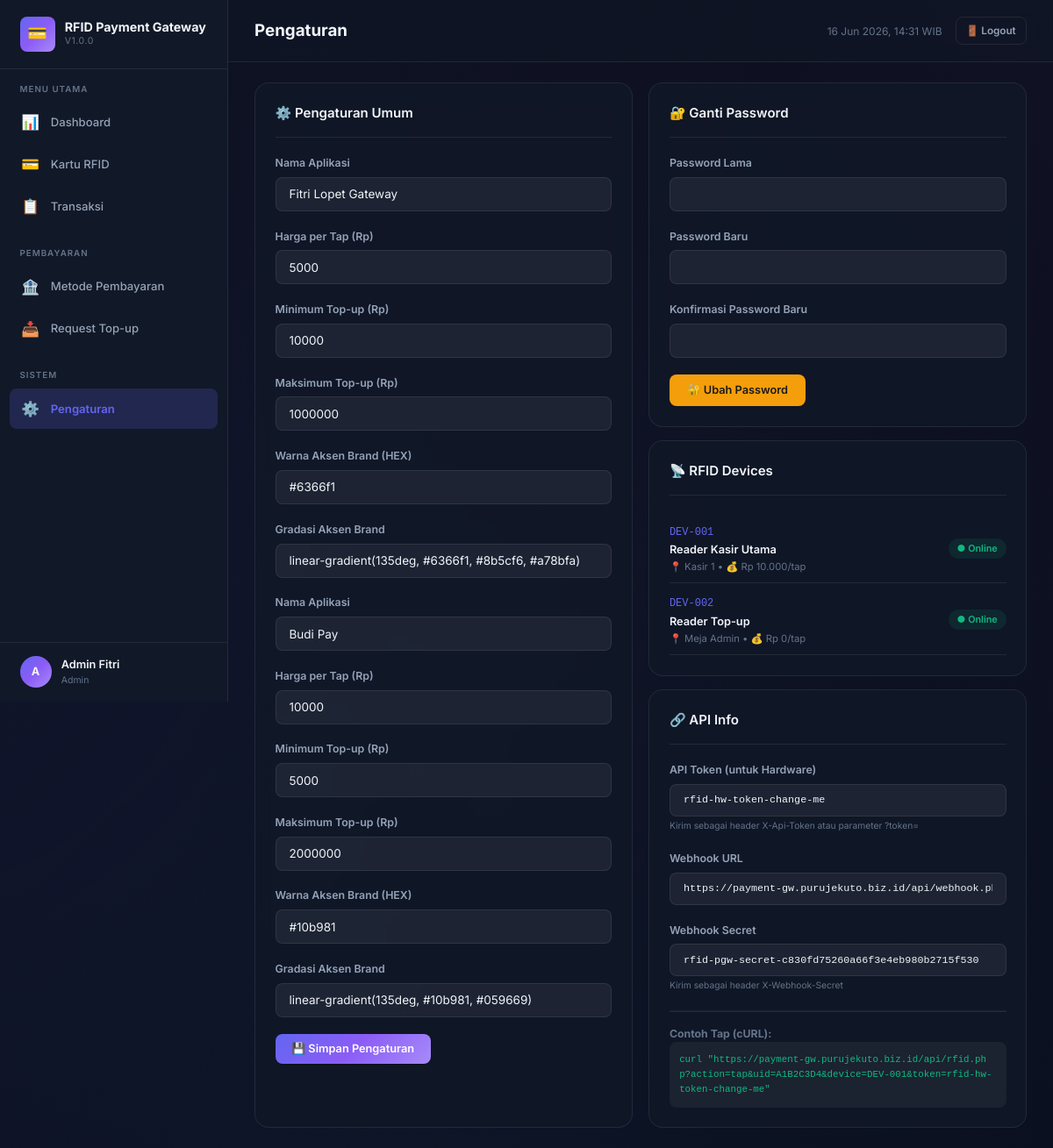
Screenshot of /pages/settings.php (signed in) with the database file from the repository.
### tables this page shows
CREATE TABLE IF NOT EXISTS `settings` (
    `id` INT AUTO_INCREMENT PRIMARY KEY,
    `tenant_id` INT NOT NULL,
    `key` VARCHAR(50) NOT NULL,
    `value` TEXT DEFAULT NULL,
    `label` VARCHAR(100) DEFAULT NULL,
    `type` ENUM('text','number','boolean','textarea') DEFAULT 'text',
    `updated_at` TIMESTAMP DEFAULT CURRENT_TIMESTAMP ON UPDATE CURRENT_TIMESTAMP,
    FOREIGN KEY (`tenant_id`) REFERENCES `tenants`(`id`) ON DELETE CASCADE,
    UNIQUE KEY `key_per_tenant` (`tenant_id`, `key`)
);

CREATE TABLE IF NOT EXISTS `devices` (
    `id` INT AUTO_INCREMENT PRIMARY KEY,
    `tenant_id` INT NOT NULL,
    `device_id` VARCHAR(50) NOT NULL UNIQUE COMMENT 'ID unik alat (hardware token)',
    `nama` VARCHAR(100) NOT NULL,
    `lokasi` VARCHAR(100) DEFAULT NULL,
    `tipe` ENUM('payment','topup','checkin') DEFAULT 'payment',
    `harga_tap` DECIMAL(12,2) DEFAULT 10000.00,
    `is_active` TINYINT(1) DEFAULT 1,
    `last_seen` TIMESTAMP NULL,
    `created_at` TIMESTAMP DEFAULT CURRENT_TIMESTAMP,
    FOREIGN KEY (`tenant_id`) REFERENCES `tenants`(`id`) ON DELETE CASCADE,
    INDEX `idx_tenant_device` (`tenant_id`, `device_id`)
);

### config.php (called while the page is built, shortened)
<?php
function formatRupiah($angka) {
    return 'Rp ' . number_format((float)$angka, 0, ',', '.');
}
if (! function_exists('sanitize')) {
    function sanitize($input) {
        return htmlspecialchars(trim($input), ENT_QUOTES, 'UTF-8');
    }
}

### pages/settings.php (the view, shortened to what this page needs)
<?php
$pageTitle = 'Pengaturan';
require_once '_header.php';
$pdo = getDB();
$settings = $pdo->query("SELECT * FROM settings ORDER BY id")->fetchAll();
$devices = $pdo->query("SELECT * FROM devices ORDER BY device_id")->fetchAll();
?>
<div style="display:grid;grid-template-columns:1fr 1fr;gap:1.25rem">
    <div class="card">
        <div class="card-header">
            <h3 class="card-title">⚙️ Pengaturan Umum</h3>
        </div>
        <form method="POST">
            <?php foreach ($settings as $s): ?>
            <div class="form-group">
                <label class="form-label"><?= sanitize($s['label'] ?? $s['key']) ?></label>
                <?php if ($s['type'] === 'textarea'): ?>
                    <textarea name="settings[<?= $s['key'] ?>]" class="form-control"><?= sanitize($s['value'] ?? '') ?></textarea>
                <?php elseif ($s['type'] === 'number'): ?>
                    <input type="number" name="settings[<?= $s['key'] ?>]" class="form-control" value="<?= sanitize($s['value'] ?? '') ?>">
                <?php else: ?>
                    <input type="text" name="settings[<?= $s['key'] ?>]" class="form-control" value="<?= sanitize($s['value'] ?? '') ?>">
                <?php endif; ?>
            </div>
            <?php endforeach; ?>
            <button type="submit" class="btn btn-primary">💾 Simpan Pengaturan</button>
        </form>
    </div>
    <div>
        <div class="card mb-2">
            <div class="card-header">
                <h3 class="card-title">🔐 Ganti Password</h3>
            </div>
            <form method="POST">
                <div class="form-group">
                    <label class="form-label">Password Lama</label>
                    <input type="password" name="current_password" class="form-control" required>
                </div>
                <div class="form-group">
                    <label class="form-label">Password Baru</label>
                    <input type="password" name="new_password" class="form-control" required minlength="6">
                </div>
                <div class="form-group">
                    <label class="form-label">Konfirmasi Password Baru</label>
                    <input type="password" name="confirm_password" class="form-control" required>
                </div>
                <button type="submit" class="btn btn-warning">🔐 Ubah Password</button>
            </form>
        </div>
        <div class="card mb-2">
            <div class="card-header">
                <h3 class="card-title">📡 RFID Devices</h3>
            </div>
            <?php if (empty($devices)): ?>
                <p class="text-muted" style="font-size:0.85rem">Belum ada device terdaftar.</p>
            <?php else: ?>
                <?php foreach ($devices as $d): ?>
                <div style="display:flex;justify-content:space-between;align-items:center;padding:0.6rem 0;border-bottom:1px solid var(--border-color)">
                    <div>
                        <code style="color:var(--accent-primary);font-size:0.8rem"><?= sanitize($d['device_id']) ?></code>
                        <div style="font-weight:600;font-size:0.85rem"><?= sanitize($d['nama']) ?></div>
                        <div class="text-muted" style="font-size:0.75rem">
                            📍 <?= sanitize($d['lokasi'] ?? '-') ?> •
                            💰 <?= formatRupiah($d['harga_tap']) ?>/tap
                        </div>
                    </div>
                    <div>
                        <span class="badge <?= $d['is_active'] ? 'badge-success' : 'badge-danger' ?>">
                            <?= $d['is_active'] ? '● Online' : '● Offline' ?>
                        </span>
                    </div>
                </div>
                <?php endforeach; ?>
            <?php endif; ?>
        </div>
        <div class="card">
            <div class="card-header">
                <h3 class="card-title">🔗 API Info</h3>
            </div>
            <div style="font-size:0.82rem">
                <div class="form-group">
                    <label class="form-label">API Token (untuk Hardware)</label>
                    <input type="text" class="form-control font-mono" value="<?= API_TOKEN ?>" readonly
                           onclick="this.select()" style="font-size:0.78rem">
                    <small class="text-muted">Kirim sebagai header X-Api-Token atau parameter ?token=</small>
                </div>
                <div class="form-group">
                    <label class="form-label">Webhook URL</label>
                    <input type="text" class="form-control font-mono" value="<?= APP_URL ?>/api/webhook.php" readonly
                           onclick="this.select()" style="font-size:0.78rem">
                </div>
                <div class="form-group">
                    <label class="form-label">Webhook Secret</label>
                    <input type="text" class="form-control font-mono" value="<?= WEBHOOK_SECRET ?>" readonly
                           onclick="this.select()" style="font-size:0.78rem">
                    <small class="text-muted">Kirim sebagai header X-Webhook-Secret</small>
                </div>
                <hr style="border-color:var(--border-color);margin:1rem 0">
                <p class="text-muted"><strong>Contoh Tap (cURL):</strong></p>
                <code style="display:block;background:var(--bg-glass);padding:0.75rem;border-radius:var(--radius-sm);font-size:0.72rem;word-break:break-all;color:var(--success)">
                    curl "<?= APP_URL ?>/api/rfid.php?action=tap&uid=A1B2C3D4&device=DEV-001&token=<?= API_TOKEN ?>"
                </code>
            </div>
        </div>
    </div>
</div>
<?php require_once '_footer.php'; ?>

### pages/_header.php (shortened to what this page needs)
<?php
require_once __DIR__ . '/../config.php';
$currentPage = basename($_SERVER['PHP_SELF'], '.php');
?>
<!DOCTYPE html>
<html lang="id">
<head>
    <link rel="stylesheet" href="../assets/css/style.css?v=<?= filemtime(__DIR__ . '/../assets/css/style.css') ?>">
</head>
<body>
    <div class="app-layout">
        <aside class="sidebar" id="sidebar">
            <div class="sidebar-header">
                <div class="s-logo">💳</div>
                <div>
                    <div class="s-title"><?= APP_NAME ?></div>
                    <div class="s-subtitle">v<?= APP_VERSION ?></div>
                </div>
            </div>
            <nav class="sidebar-nav">
                <div class="nav-section">
                    <div class="nav-section-title">Menu Utama</div>
                    <a href="dashboard.php" class="nav-link <?= $currentPage === 'dashboard' ? 'active' : '' ?>">
                        <span class="nav-icon">📊</span> Dashboard
                    </a>
                    <a href="rfid.php" class="nav-link <?= $currentPage === 'rfid' ? 'active' : '' ?>">
                        <span class="nav-icon">💳</span> Kartu RFID
                    </a>
                    <a href="transactions.php" class="nav-link <?= $currentPage === 'transactions' ? 'active' : '' ?>">
                        <span class="nav-icon">📋</span> Transaksi
                    </a>
                </div>
                <div class="nav-section">
                    <div class="nav-section-title">Pembayaran</div>
                    <a href="payment_methods.php" class="nav-link <?= $currentPage === 'payment_methods' ? 'active' : '' ?>">
                        <span class="nav-icon">🏦</span> Metode Pembayaran
                    </a>
                    <a href="topup_requests.php" class="nav-link <?= $currentPage === 'topup_requests' ? 'active' : '' ?>">
                        <span class="nav-icon">📥</span> Request Top-up
                    </a>
                </div>
                <div class="nav-section">
                    <div class="nav-section-title">Sistem</div>
                    <a href="settings.php" class="nav-link <?= $currentPage === 'settings' ? 'active' : '' ?>">
                        <span class="nav-icon">⚙️</span> Pengaturan
                    </a>
                </div>
            </nav>
            <div class="sidebar-footer">
                <div class="admin-info">
                    <div class="admin-avatar"><?= strtoupper(substr($_SESSION['admin_nama'] ?? 'A', 0, 1)) ?></div>
                    <div>
                        <div class="admin-name"><?= sanitize($_SESSION['admin_nama'] ?? 'Admin') ?></div>
                        <div class="admin-role"><?= ucfirst($_SESSION['admin_role'] ?? 'admin') ?></div>
                    </div>
                </div>
            </div>
        </aside>
        <main class="main-content">
            <div class="content-header">
                <div>
                    <h2><?= $pageTitle ?? 'Dashboard' ?></h2>
                </div>
                <div style="display:flex;align-items:center;gap:1rem">
                    <span style="font-size:0.8rem;color:var(--text-muted)"><?= date('d M Y, H:i') ?> WIB</span>
                    <a href="../api/auth.php?action=logout" class="btn btn-ghost btn-sm">🚪 Logout</a>
                </div>
            </div>
            <div class="content-body">

### pages/_footer.php (shortened to what this page needs)
            </div>
        </main>
    </div>
</body>
</html>

### rows the page displays
settings: label "Nama Aplikasi", value "Fitri Lopet Gateway"
settings: label "Harga per Tap (Rp)", value "5000"
settings: label "Minimum Top-up (Rp)", value "10000"
settings: label "Maksimum Top-up (Rp)", value "1000000"
settings: label "Warna Aksen Brand (HEX)", value "#6366f1"
settings: label "Gradasi Aksen Brand", value "linear-gradient(135deg, #6366f1, #8b5cf6, #a78bfa)"
settings: label "Nama Aplikasi", value "Budi Pay"
settings: label "Harga per Tap (Rp)", value "10000"
settings: label "Minimum Top-up (Rp)", value "5000"
settings: label "Maksimum Top-up (Rp)", value "2000000"
settings: label "Warna Aksen Brand (HEX)", value "#10b981"
settings: label "Gradasi Aksen Brand", value "linear-gradient(135deg, #10b981, #059669)"
devices: device "DEV-001", nama "Reader Kasir Utama", lokasi "Kasir 1", harga_tap "Rp 10.000", is_active "● Online"
devices: device "DEV-002", nama "Reader Top-up", lokasi "Meja Admin", harga_tap "Rp 0", is_active "● Online"

### other values shown
APP_NAME "RFID Payment Gateway"
APP_VERSION "1.0.0"
substr($_SESSION['admin_nama'] ?? 'A', 0, 1) "A"
$_SESSION['admin_nama'] "Admin Fitri"
$_SESSION['admin_role'] "Admin"
$pageTitle "Pengaturan"
APP_URL "https://payment-gw.purujekuto.biz.id"
API_TOKEN "rfid-hw-token-change-me"
